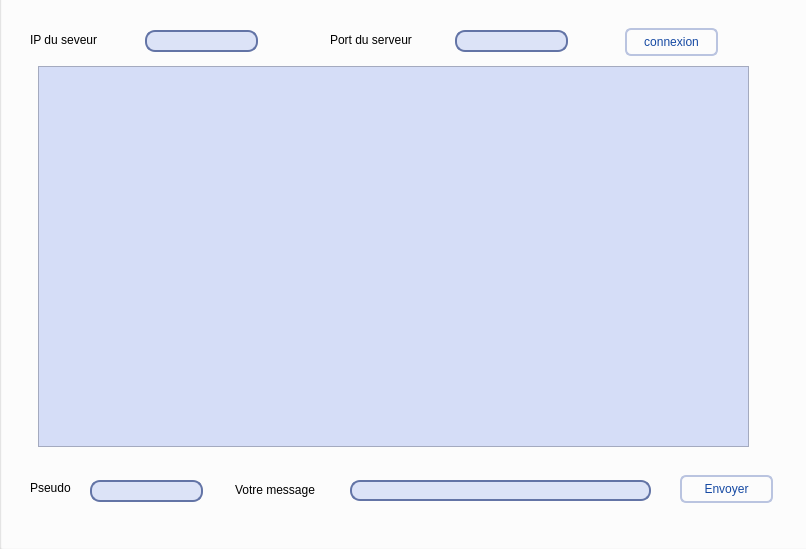
<?xml version="1.0" encoding="UTF-8"?>
<ui version="4.0">
 <class>chat</class>
 <widget class="QDialog" name="chat">
  <property name="geometry">
   <rect>
    <x>0</x>
    <y>0</y>
    <width>806</width>
    <height>549</height>
   </rect>
  </property>
  <property name="windowTitle">
   <string>Dialog</string>
  </property>
  <widget class="QLineEdit" name="le_pseudo">
   <property name="geometry">
    <rect>
     <x>90</x>
     <y>480</y>
     <width>113</width>
     <height>22</height>
    </rect>
   </property>
   <property name="styleSheet">
    <string notr="true"> QLineEdit {
     border: 2px solid #6374a6;
     border-radius: 10px;
     padding: 0 8px;
     background: #dce3f7;
 }</string>
   </property>
  </widget>
  <widget class="QLabel" name="label_4">
   <property name="geometry">
    <rect>
     <x>235</x>
     <y>480</y>
     <width>91</width>
     <height>20</height>
    </rect>
   </property>
   <property name="text">
    <string>Votre message</string>
   </property>
  </widget>
  <widget class="QLabel" name="label_2">
   <property name="geometry">
    <rect>
     <x>330</x>
     <y>30</y>
     <width>91</width>
     <height>20</height>
    </rect>
   </property>
   <property name="text">
    <string>Port du serveur</string>
   </property>
  </widget>
  <widget class="QPushButton" name="pb_envoyer">
   <property name="geometry">
    <rect>
     <x>680</x>
     <y>475</y>
     <width>93</width>
     <height>28</height>
    </rect>
   </property>
   <property name="styleSheet">
    <string notr="true"> QPushButton {
	 color: #1549a3;
     border: 2px solid #bac4e0;
     border-radius: 6px;
     background-color: qlineargradient(x1: 0, y1: 0, x2: 0, y2: 1,
                                       stop: 0 #d5ddf7, stop: 1 #b0c2f7);
     min-width: 80px;
 }
 
 QPushButton:pressed {
     background-color: qlineargradient(x1: 0, y1: 0, x2: 0, y2: 1,
                                       stop: 0 #b0c2f7, stop: 1 #d5ddf7);
 }
</string>
   </property>
   <property name="text">
    <string>Envoyer</string>
   </property>
  </widget>
  <widget class="QLabel" name="label_3">
   <property name="geometry">
    <rect>
     <x>30</x>
     <y>480</y>
     <width>56</width>
     <height>16</height>
    </rect>
   </property>
   <property name="text">
    <string>Pseudo</string>
   </property>
  </widget>
  <widget class="QTextEdit" name="textEdit">
   <property name="geometry">
    <rect>
     <x>38</x>
     <y>66</y>
     <width>711</width>
     <height>381</height>
    </rect>
   </property>
   <property name="styleSheet">
    <string notr="true">background-color: #d5ddf7;</string>
   </property>
  </widget>
  <widget class="QLineEdit" name="le_port">
   <property name="geometry">
    <rect>
     <x>455</x>
     <y>30</y>
     <width>113</width>
     <height>22</height>
    </rect>
   </property>
   <property name="styleSheet">
    <string notr="true"> QLineEdit {
     border: 2px solid #6374a6;
     border-radius: 10px;
     padding: 0 8px;
     background: #dce3f7;
 }</string>
   </property>
  </widget>
  <widget class="QLineEdit" name="le_ip">
   <property name="geometry">
    <rect>
     <x>145</x>
     <y>30</y>
     <width>113</width>
     <height>22</height>
    </rect>
   </property>
   <property name="styleSheet">
    <string notr="true"> QLineEdit {
     border: 2px solid #6374a6;
     border-radius: 10px;
     padding: 0 8px;
     background: #dce3f7;
 }</string>
   </property>
  </widget>
  <widget class="QPushButton" name="pb_connexion">
   <property name="geometry">
    <rect>
     <x>625</x>
     <y>28</y>
     <width>93</width>
     <height>28</height>
    </rect>
   </property>
   <property name="styleSheet">
    <string notr="true"> QPushButton {
	 color: #1549a3;
     border: 2px solid #bac4e0;
     border-radius: 6px;
     background-color: qlineargradient(x1: 0, y1: 0, x2: 0, y2: 1,
                                       stop: 0 #d5ddf7, stop: 1 #b0c2f7);
     min-width: 80px;
 }
 
 QPushButton:pressed {
     background-color: qlineargradient(x1: 0, y1: 0, x2: 0, y2: 1,
                                       stop: 0 #b0c2f7, stop: 1 #d5ddf7);
 }
</string>
   </property>
   <property name="text">
    <string>connexion</string>
   </property>
  </widget>
  <widget class="QLineEdit" name="le_message">
   <property name="geometry">
    <rect>
     <x>350</x>
     <y>480</y>
     <width>301</width>
     <height>21</height>
    </rect>
   </property>
   <property name="styleSheet">
    <string notr="true"> QLineEdit {
     border: 2px solid #6374a6;
     border-radius: 10px;
     padding: 0 8px;
     background: #dce3f7;
 }</string>
   </property>
  </widget>
  <widget class="QLabel" name="label">
   <property name="geometry">
    <rect>
     <x>30</x>
     <y>30</y>
     <width>81</width>
     <height>20</height>
    </rect>
   </property>
   <property name="text">
    <string>IP du seveur</string>
   </property>
  </widget>
  <widget class="QGroupBox" name="groupBox">
   <property name="geometry">
    <rect>
     <x>-1</x>
     <y>-11</y>
     <width>811</width>
     <height>561</height>
    </rect>
   </property>
   <property name="styleSheet">
    <string notr="true"> QGroupBox {
     
	background-color: rgb(255, 255, 255);
     margin-top: 1ex; /* leave space at the top for the title */
 }</string>
   </property>
   <property name="title">
    <string/>
   </property>
  </widget>
  <zorder>groupBox</zorder>
  <zorder>le_pseudo</zorder>
  <zorder>label_4</zorder>
  <zorder>label_2</zorder>
  <zorder>pb_envoyer</zorder>
  <zorder>label_3</zorder>
  <zorder>textEdit</zorder>
  <zorder>le_port</zorder>
  <zorder>le_ip</zorder>
  <zorder>pb_connexion</zorder>
  <zorder>le_message</zorder>
  <zorder>label</zorder>
 </widget>
 <resources/>
 <connections/>
</ui>
